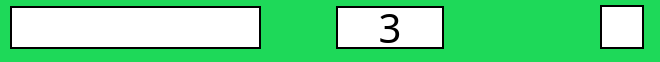
       <widget class="QWidget" name="key20" native="true">
        <property name="sizePolicy">
         <sizepolicy hsizetype="Preferred" vsizetype="Fixed">
          <horstretch>0</horstretch>
          <verstretch>0</verstretch>
         </sizepolicy>
        </property>
        <property name="minimumSize">
         <size>
          <width>0</width>
          <height>55</height>
         </size>
        </property>
        <property name="maximumSize">
         <size>
          <width>16777215</width>
          <height>90</height>
         </size>
        </property>
        <property name="cursor">
         <cursorShape>PointingHandCursor</cursorShape>
        </property>
        <property name="styleSheet">
         <string notr="true">background-color: rgb(30, 217, 89);
</string>
        </property>
        <widget class="QLineEdit" name="game_command20">
         <property name="geometry">
          <rect>
           <x>10</x>
           <y>6</y>
           <width>251</width>
           <height>43</height>
          </rect>
         </property>
         <property name="sizePolicy">
          <sizepolicy hsizetype="Expanding" vsizetype="Preferred">
           <horstretch>0</horstretch>
           <verstretch>0</verstretch>
          </sizepolicy>
         </property>
         <property name="minimumSize">
          <size>
           <width>0</width>
           <height>43</height>
          </size>
         </property>
         <property name="maximumSize">
          <size>
           <width>16777215</width>
           <height>16777215</height>
          </size>
         </property>
         <property name="font">
          <font>
           <family>Berlin Sans FB</family>
           <pointsize>20</pointsize>
          </font>
         </property>
         <property name="styleSheet">
          <string notr="true">background-color: rgb(255, 255, 255);
color: rgb(0, 0, 0);
border-style: solid;
border-width: 2px;
border-color: black;</string>
         </property>
         <property name="inputMask">
          <string notr="true"/>
         </property>
         <property name="maxLength">
          <number>16</number>
         </property>
         <property name="alignment">
          <set>Qt::AlignCenter</set>
         </property>
        </widget>
        <widget class="QLabel" name="key_20_name">
         <property name="geometry">
          <rect>
           <x>336</x>
           <y>6</y>
           <width>108</width>
           <height>43</height>
          </rect>
         </property>
         <property name="font">
          <font>
           <family>Berlin Sans FB</family>
           <pointsize>30</pointsize>
          </font>
         </property>
         <property name="styleSheet">
          <string notr="true">background-color: rgb(255, 255, 255);
border-style: solid;
border-width: 2px;
border-color: black;</string>
         </property>
         <property name="text">
          <string>3</string>
         </property>
         <property name="alignment">
          <set>Qt::AlignCenter</set>
         </property>
        </widget>
        <widget class="QCheckBox" name="checkBox3">
         <property name="geometry">
          <rect>
           <x>600</x>
           <y>2</y>
           <width>51</width>
           <height>51</height>
          </rect>
         </property>
         <property name="styleSheet">
          <string notr="true">QCheckBox::indicator {
     width: 40px;
     height: 40px;
	border-style: solid;
    border-width: 2px;
    border-color: black;
}

QCheckBox::indicator:checked {
  background-color: rgb(7, 113, 240);
}
QCheckBox::indicator:unchecked {
    background-color: rgb(255, 255, 255);
}
</string>
         </property>
         <property name="text">
          <string/>
         </property>
         <property name="iconSize">
          <size>
           <width>23</width>
           <height>28</height>
          </size>
         </property>
         <property name="checkable">
          <bool>true</bool>
         </property>
        </widget>
       </widget>
